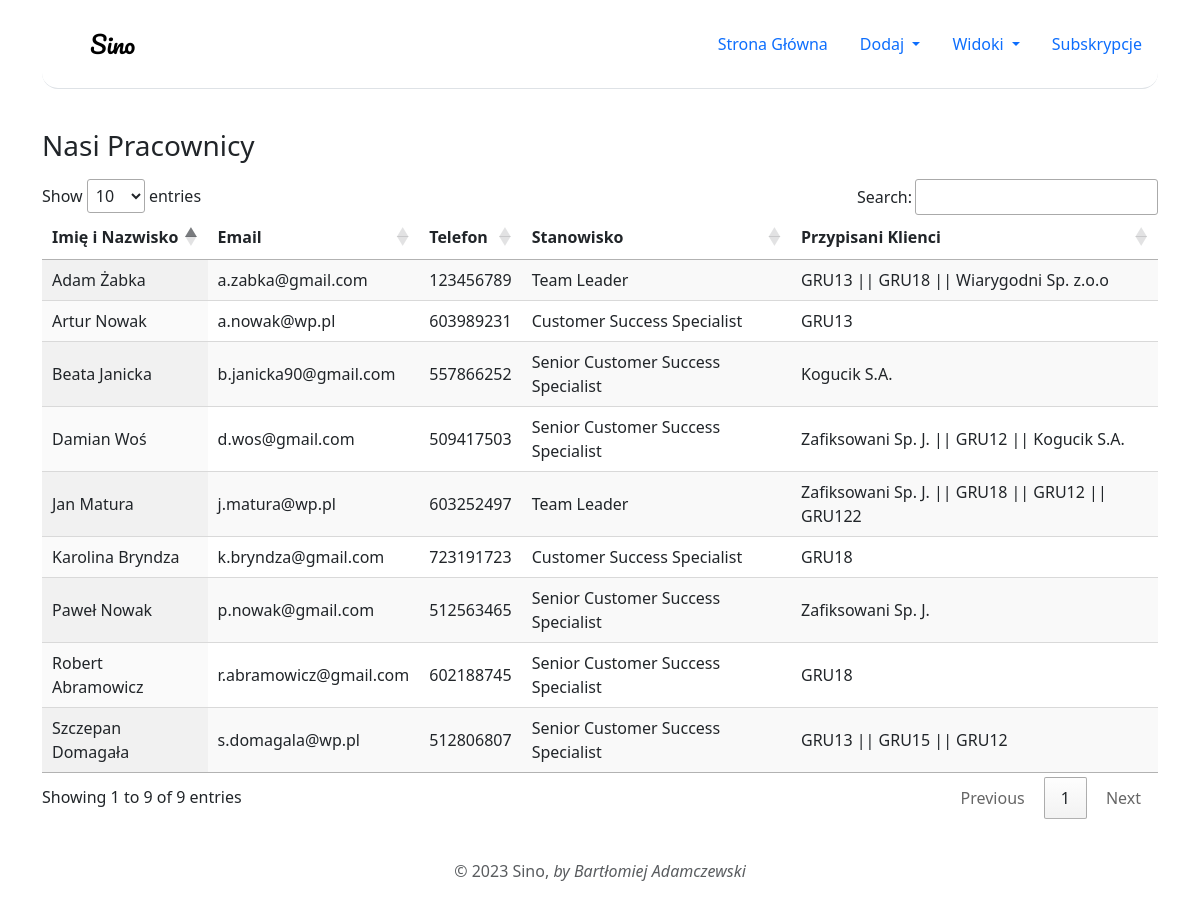
Screenshot of /employee-oriented-view.php with the database file from the repository.
### tables this page shows
CREATE TABLE `employees` (
  `id` int(11) NOT NULL,
  `name` varchar(128) NOT NULL,
  `email` varchar(128) DEFAULT NULL,
  `phone` int(128) DEFAULT NULL,
  `position` varchar(128) NOT NULL
);

### classes/Employee.php (called while the page is built, shortened)
<?php
class Employee
{
    public static function getWithCompanies($conn){
        $sql = "SELECT employees.*,
                GROUP_CONCAT(companies.name SEPARATOR ' || ') AS companies_info
                FROM employees
                JOIN com_empl
                ON employees.id = com_empl.employee_id
                JOIN companies
                ON com_empl.company_id = companies.id
                GROUP BY employees.id;" ;
        $stmt = $conn->prepare($sql);
        $stmt->execute();
        return $stmt->fetchAll(PDO::FETCH_ASSOC);
    }
}

### employee-oriented-view.php (the view, shortened to what this page needs)
<?php
$conn = require 'includes/db.php';
require 'includes/header.php';
?>
<?php $employeesData = Employee::getWithCompanies($conn); ?>
<div class="container table-responsive">
  <?php if (empty($employeesData)): ?>
  Brak firm.
  <?php else :?>
    <h3 class="my-3" >Nasi Pracownicy</h3>
  <table class="display" id="employee-oriented-table">
    <thead>
      <th>Imię i Nazwisko</th>
      <th>Email</th>
      <th>Telefon</th>
      <th>Stanowisko</th>
      <th>Przypisani Klienci</th>
    </thead>
    <tbody>
      <?php foreach ($employeesData as $employeeData):?>
      <tr>
        <td>
          <?= htmlspecialchars($employeeData['name']);?>
        </td>
        <td>
          <?= htmlspecialchars($employeeData['email']);?>
        </td>
        <td>
          <?= htmlspecialchars($employeeData['phone']);?>
        </td>
        <td>
          <?= htmlspecialchars($employeeData['position']);?>
        </td>
        <td>
          <?= htmlspecialchars($employeeData['companies_info']);?>
        </td>
      </tr>
      <?php endforeach;?>
    </tbody>
  </table>
  <?php endif;?>
</div>
<?php require 'includes/footer.php' ?>

### css/styles.css (style rules this page uses)
.container>* { border-radius: 1rem; }

### rows the page displays
employees: name "Jan Matura", email "j.matura@wp.pl", phone "603252497", position "Team Leader", companies_info "Zafiksowani Sp. J. || GRU18 || GRU12 || GRU122"
employees: name "Adam Żabka", email "a.zabka@gmail.com", phone "123456789", position "Team Leader", companies_info "GRU13 || GRU18 || Wiarygodni Sp. z.o.o"
employees: name "Beata Janicka", email "b.janicka90@gmail.com", phone "557866252", position "Senior Customer Success Specialist", companies_info "Kogucik S.A."
employees: name "Robert Abramowicz", email "r.abramowicz@gmail.com", phone "602188745", position "Senior Customer Success Specialist", companies_info "GRU18"
employees: name "Damian Woś", email "d.wos@gmail.com", phone "509417503", position "Senior Customer Success Specialist", companies_info "Zafiksowani Sp. J. || GRU12 || Kogucik S.A."
employees: name "Szczepan Domagała", email "s.domagala@wp.pl", phone "512806807", position "Senior Customer Success Specialist", companies_info "GRU13 || GRU15 || GRU12"
employees: name "Artur Nowak", email "a.nowak@wp.pl", phone "603989231", position "Customer Success Specialist", companies_info "GRU13"
employees: name "Karolina Bryndza", email "k.bryndza@gmail.com", phone "723191723", position "Customer Success Specialist", companies_info "GRU18"
employees: name "Paweł Nowak", email "p.nowak@gmail.com", phone "512563465", position "Senior Customer Success Specialist", companies_info "Zafiksowani Sp. J."
